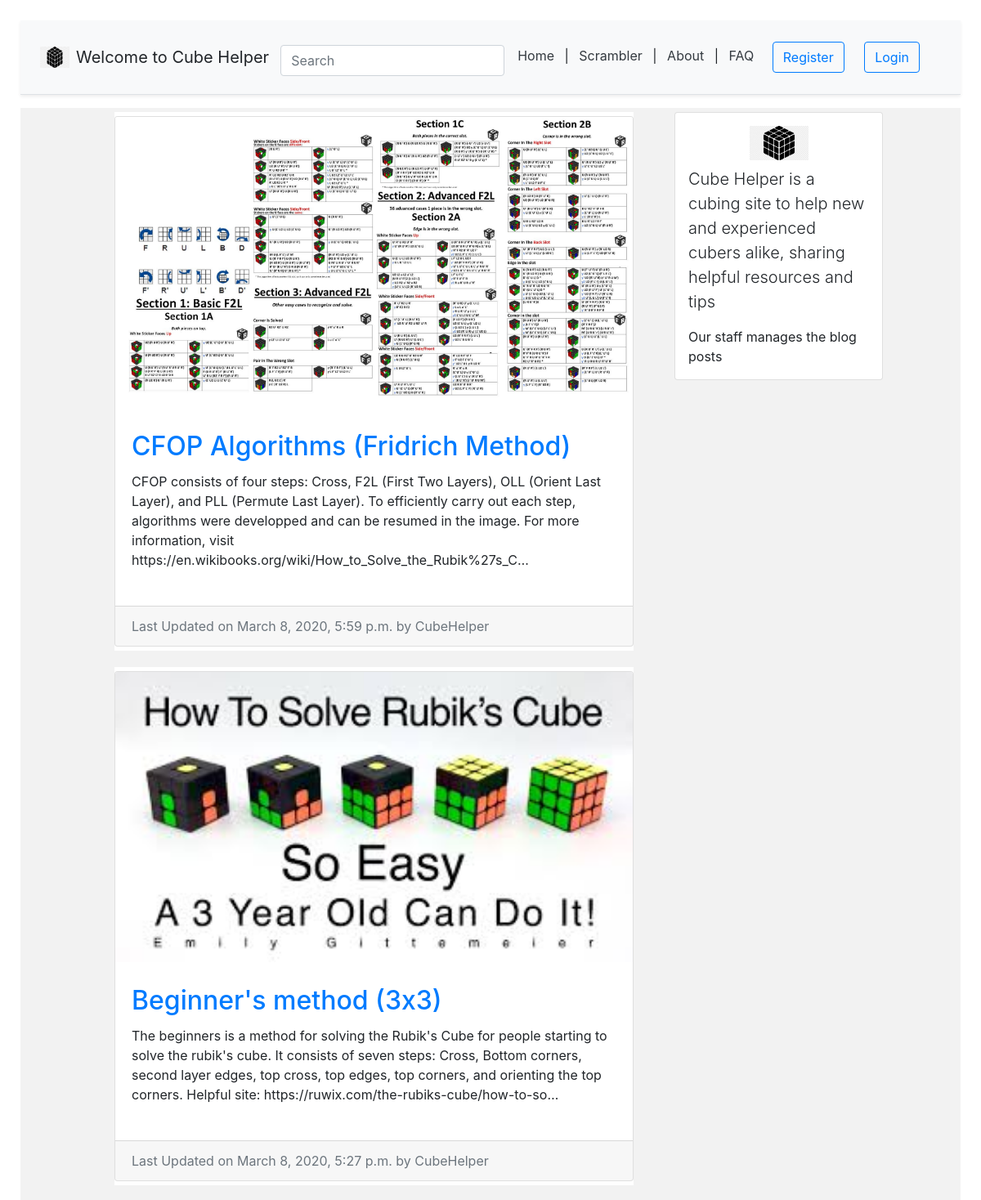
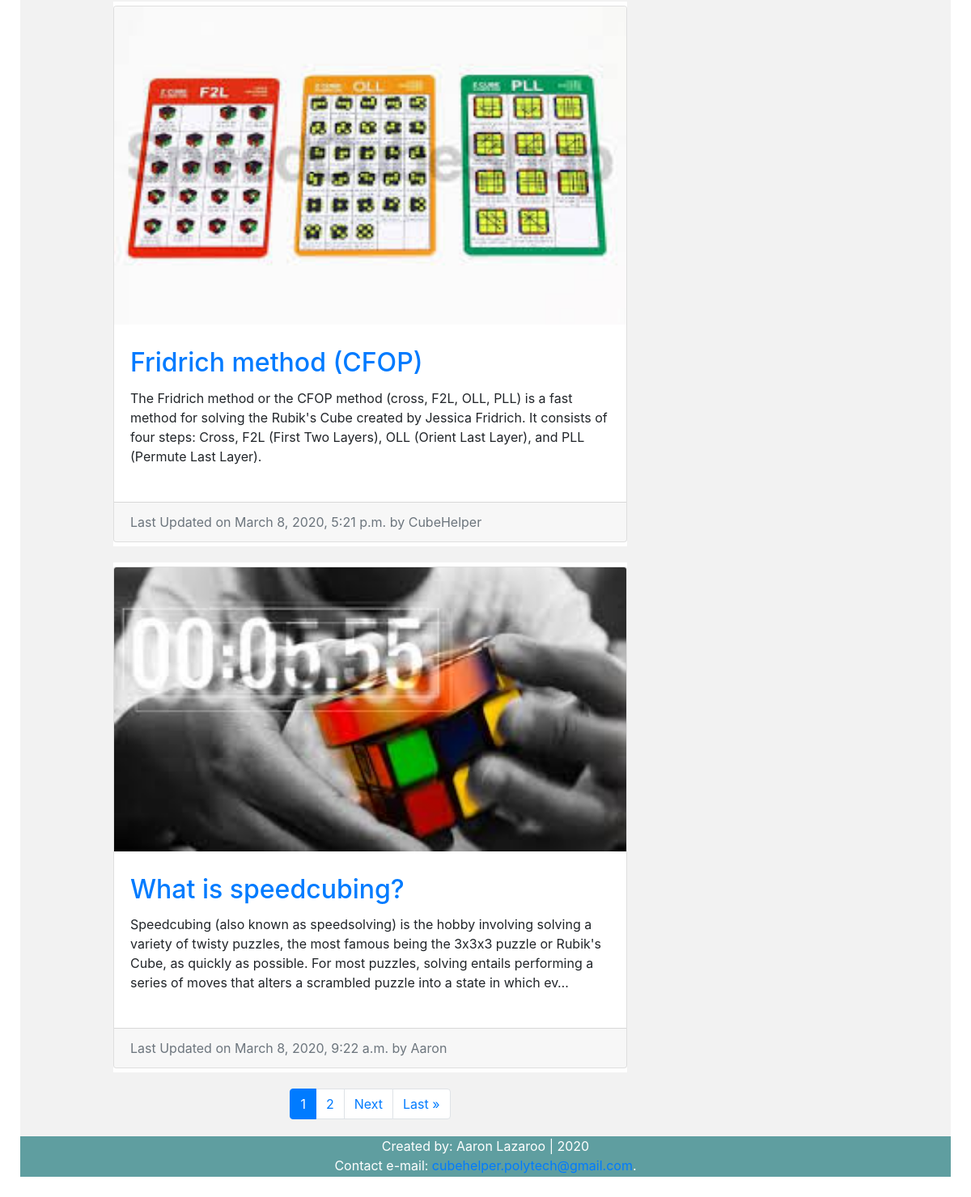
The page / on the database its author committed (2 pictures, top to bottom).
### blog/models.py (models this page shows, shortened)
class BlogPost(models.Model):
	title = models.CharField(max_length=50, null=False, blank=False)
	body = models.TextField(max_length=5000, null=False, blank=False)
	image = models.ImageField(upload_to=upload_location, null=False, blank=False) # needs pillow to be installed (pip install pillow)
	date_published = models.DateTimeField(auto_now_add=True, verbose_name="date published")
	date_updated = models.DateTimeField(auto_now=True, verbose_name="date updated")
	author = models.ForeignKey(settings.AUTH_USER_MODEL, on_delete=models.CASCADE) # delete objects associated with post, except the author
	slug = models.SlugField(blank=True, unique=True) # url
	class Meta:
		ordering = ['-date_updated']

### account/models.py (models this page shows, shortened)
class Account(AbstractBaseUser):
	email = models.EmailField(verbose_name='email', max_length=60, unique=True)
	username = models.CharField(max_length=30, unique=True)
	date_joined = models.DateTimeField(verbose_name='date_joined',auto_now_add=True)
	last_login = models.DateTimeField(verbose_name='last_login',auto_now=True)
	is_admin = models.BooleanField(default=False)
	is_active = models.BooleanField(default=True)
	is_staff = models.BooleanField(default=False)
	is_superuser = models.BooleanField(default=False)
	USERNAME_FIELD = 'email' #login credential
	REQUIRED_FIELDS = ['username']
	objects = MyAccountManager() #reference to account manager

### myapp/views.py (the view)
# urls.py: path('', views.homepage, name='homepage'), # homepage
def homepage(request):
	context = {}
	query = ""
	if request.GET:
		query = request.GET.get('q','') # get value of query, default is empty
		context['query'] = str(query)
	blog_posts = sorted(get_blog_queryset(query), key=attrgetter('date_updated'),reverse=True)
	context['blog_posts'] = blog_posts
	page = request.GET.get('page',1) #default number is 1
	blog_posts_pagenum = Paginator(blog_posts, BLOG_POSTS_PER_PAGE)
	try:
		blog_posts = blog_posts_pagenum.page(page)
	except PageNotAnInteger:
		blog_posts = blog_posts_pagenum.page(BLOG_POSTS_PER_PAGE)
	except EmptyPage:
		blog_posts = blog_posts_pagenum.page(blog_posts_pagenum.num_pages)
	context['blog_posts'] = blog_posts
	return render(request,'homepage.html',context)

### blog/views.py (called while the page is built)
def get_blog_queryset(query=None):
	queryset = []
	queries = query.split(" ") # split string of characters into individual words
	for q in queries:
		posts = BlogPost.objects.filter(
				Q(title__icontains=q) | # Q lookup, icontains removes capitalization
				Q(body__icontains=q)
			).distinct()
		for post in posts:
			queryset.append(post)
	return list(set(queryset)) # set - unique elements, list to send as return value to template

### myapp/templates/homepage.html (shortened to what this page needs)
{% extends 'index.html' %}
{% load static %}
{% block content %}
<div class="container">
	<div class="row">
		<div class="left-column col-lg-7 offset-lg-1">
			{% if blog_posts %}
				{% for post in blog_posts %}
					<div class="blog-post-container">
						{% include 'blog/snippets/blog_post_snippet.html' with blog_post=post %}
					</div>
				{% endfor %}
			{% else %}
				<div class="blog-post-container">
						{% include 'blog/snippets/blog_post_snippet.html' with query=query %}
					</div>
			{% endif %}
			{% include 'blog/snippets/blog_post_pagenum.html' with blog_posts=blog_posts %}
		</div>
		<div class="right-column col-lg-3 d-lg-flex d-none flex-column">
			<div class="card create-post-bar d-flex flex-column p-3">
				<img class="img-fluid d-block m-auto pb-2" src="{% static 'cube_logo.png' %}" width="72" height="72">
				<p class="lead">Cube Helper is a cubing site to help new and experienced cubers alike, sharing helpful resources and tips</p>
				{% if user.is_admin %}
					<p class="m-auto"><a class="btn btn-primary" href="{% url 'blog:create' %}">Create new post</a></p>
				{% else %}
					<p class="m-auto">Our staff manages the blog posts</p>
				{% endif %}
			</div>
		</div>
	</div>
{% endblock content %}

### blog/templates/blog/snippets/blog_post_snippet.html (shortened to what this page needs)
{% if blog_post %}
<div class="container">
	<div class="row">
		<div class="card m-auto">
			<a href="{% url 'blog:detail' post.slug %}">
				<img class="card-img-top" src="{{blog_post.image.url}}">
			</a>
			<div class="card-body mt-2 mb-2">
				<a href="{% url 'blog:detail' post.slug %}">
					<h2 class="card-title">{{blog_post.title}}</h2>
				</a>
				<p class="card-text">{{blog_post.body|truncatechars:300}}</p>
			</div>
			<div class="card-footer text-muted">
			  Last Updated on {{blog_post.date_updated}} by {{blog_post.author.username}}
			</div>
		</div>
	</div>
</div>
{% endif %}

### myapp/static/styles.css (style rules this page uses)
html { position: relative; min-height: 100%; }
body { margin: 0 0 100px; padding: 25px; }
@media (min-width: 768px) { html { font-size: 16px; } }
.container { max-width: 960px; }
@media (min-width: 768px) { .right-column { margin-left: 20px; } }
.blog-post-container { background-color: #fff; margin-bottom: 20px; width: 100%; }
.create-post-bar { background-color: #fff; margin-bottom:20px; }
.left-column { padding:0px; }
.right-column { padding:0px; }
.card { max-width: 700px; width: 100%; }
.card-body { padding:20px; }
.container { padding: 5px; }

### rows shown on the page
BlogPost: image (picture), title "CFOP Algorithms (Fridrich Method)", body "CFOP consists of four steps: Cross, F2L (First Two Layers), OLL (Orient Last Layer), and PLL (Permute Last Layer). To efficiently carry out each step, algorithms were developped and can be resumed in the image. For more information, visit https://en.wikibooks.org/wiki/How_to_Solve_the_Rubik%27s_C…", date_updated "March 8, 2020, 5:59 p.m.", author.username "CubeHelper"
BlogPost: image (picture), title "Beginner's method (3x3)", body "The beginners is a method for solving the Rubik's Cube for people starting to solve the rubik's cube. It consists of seven steps: Cross, Bottom corners, second layer edges, top cross, top edges, top corners, and orienting the top corners. Helpful site: https://ruwix.com/the-rubiks-cube/how-to-so…", date_updated "March 8, 2020, 5:27 p.m.", author.username "CubeHelper"
BlogPost: image (picture), title "Fridrich method (CFOP)", body "The Fridrich method or the CFOP method (cross, F2L, OLL, PLL) is a fast method for solving the Rubik's Cube created by Jessica Fridrich. It consists of four steps: Cross, F2L (First Two Layers), OLL (Orient Last Layer), and PLL (Permute Last Layer).", date_updated "March 8, 2020, 5:21 p.m.", author.username "CubeHelper"
BlogPost: image (picture), title "What is speedcubing?", body "Speedcubing (also known as speedsolving) is the hobby involving solving a variety of twisty puzzles, the most famous being the 3x3x3 puzzle or Rubik's Cube, as quickly as possible. For most puzzles, solving entails performing a series of moves that alters a scrambled puzzle into a state in which ev…", date_updated "March 8, 2020, 9:22 a.m.", author.username "Aaron"

### other values the page prints
{{ i }} "1"
{{ i }} "2"
